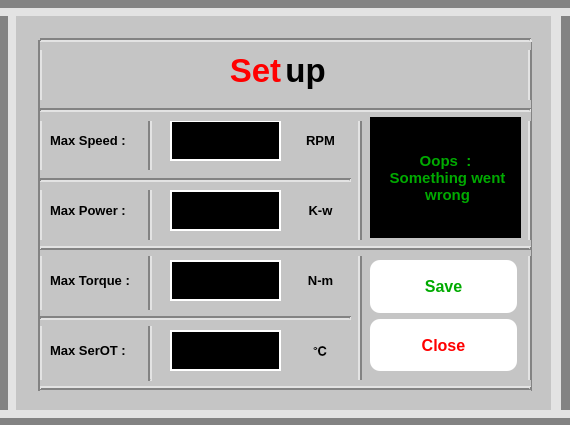
<?xml version="1.0" encoding="UTF-8"?>
<ui version="4.0">
 <class>Dialog</class>
 <widget class="QDialog" name="Dialog">
  <property name="geometry">
   <rect>
    <x>0</x>
    <y>0</y>
    <width>570</width>
    <height>425</height>
   </rect>
  </property>
  <property name="minimumSize">
   <size>
    <width>570</width>
    <height>425</height>
   </size>
  </property>
  <property name="maximumSize">
   <size>
    <width>570</width>
    <height>425</height>
   </size>
  </property>
  <property name="windowTitle">
   <string>Dialog</string>
  </property>
  <property name="styleSheet">
   <string notr="true">background-color: rgb(197, 197, 197);</string>
  </property>
  <widget class="Line" name="line_6">
   <property name="geometry">
    <rect>
     <x>0</x>
     <y>-10</y>
     <width>16</width>
     <height>441</height>
    </rect>
   </property>
   <property name="frameShadow">
    <enum>QFrame::Sunken</enum>
   </property>
   <property name="lineWidth">
    <number>10</number>
   </property>
   <property name="midLineWidth">
    <number>0</number>
   </property>
   <property name="orientation">
    <enum>Qt::Vertical</enum>
   </property>
  </widget>
  <widget class="Line" name="line_7">
   <property name="geometry">
    <rect>
     <x>551</x>
     <y>-10</y>
     <width>20</width>
     <height>441</height>
    </rect>
   </property>
   <property name="frameShadow">
    <enum>QFrame::Raised</enum>
   </property>
   <property name="lineWidth">
    <number>10</number>
   </property>
   <property name="midLineWidth">
    <number>0</number>
   </property>
   <property name="orientation">
    <enum>Qt::Vertical</enum>
   </property>
  </widget>
  <widget class="Line" name="line_8">
   <property name="geometry">
    <rect>
     <x>-30</x>
     <y>0</y>
     <width>631</width>
     <height>16</height>
    </rect>
   </property>
   <property name="frameShadow">
    <enum>QFrame::Sunken</enum>
   </property>
   <property name="lineWidth">
    <number>10</number>
   </property>
   <property name="midLineWidth">
    <number>0</number>
   </property>
   <property name="orientation">
    <enum>Qt::Horizontal</enum>
   </property>
  </widget>
  <widget class="Line" name="line_9">
   <property name="geometry">
    <rect>
     <x>-30</x>
     <y>410</y>
     <width>631</width>
     <height>16</height>
    </rect>
   </property>
   <property name="frameShadow">
    <enum>QFrame::Raised</enum>
   </property>
   <property name="lineWidth">
    <number>10</number>
   </property>
   <property name="midLineWidth">
    <number>0</number>
   </property>
   <property name="orientation">
    <enum>Qt::Horizontal</enum>
   </property>
  </widget>
  <widget class="QLabel" name="label_46">
   <property name="geometry">
    <rect>
     <x>50</x>
     <y>260</y>
     <width>91</width>
     <height>40</height>
    </rect>
   </property>
   <property name="maximumSize">
    <size>
     <width>16777215</width>
     <height>40</height>
    </size>
   </property>
   <property name="font">
    <font>
     <family>Arial</family>
     <pointsize>10</pointsize>
     <weight>75</weight>
     <bold>true</bold>
    </font>
   </property>
   <property name="styleSheet">
    <string notr="true">color: rgb(0, 0, 0);


</string>
   </property>
   <property name="text">
    <string>Max Torque :</string>
   </property>
   <property name="alignment">
    <set>Qt::AlignLeading|Qt::AlignLeft|Qt::AlignVCenter</set>
   </property>
  </widget>
  <widget class="Line" name="line_31">
   <property name="geometry">
    <rect>
     <x>30</x>
     <y>40</y>
     <width>20</width>
     <height>351</height>
    </rect>
   </property>
   <property name="frameShadow">
    <enum>QFrame::Sunken</enum>
   </property>
   <property name="lineWidth">
    <number>2</number>
   </property>
   <property name="orientation">
    <enum>Qt::Vertical</enum>
   </property>
  </widget>
  <widget class="QLineEdit" name="lineEdit_22">
   <property name="geometry">
    <rect>
     <x>170</x>
     <y>120</y>
     <width>111</width>
     <height>41</height>
    </rect>
   </property>
   <property name="font">
    <font>
     <family>Arial</family>
     <pointsize>18</pointsize>
     <weight>75</weight>
     <bold>true</bold>
    </font>
   </property>
   <property name="styleSheet">
    <string notr="true">background-color: rgb(0, 0, 0);
color: rgb(255, 255, 255);
border: 2px solid white;</string>
   </property>
   <property name="alignment">
    <set>Qt::AlignCenter</set>
   </property>
  </widget>
  <widget class="Line" name="line_32">
   <property name="geometry">
    <rect>
     <x>520</x>
     <y>40</y>
     <width>20</width>
     <height>351</height>
    </rect>
   </property>
   <property name="frameShadow">
    <enum>QFrame::Raised</enum>
   </property>
   <property name="lineWidth">
    <number>2</number>
   </property>
   <property name="orientation">
    <enum>Qt::Vertical</enum>
   </property>
  </widget>
  <widget class="QLineEdit" name="lineEdit_20">
   <property name="geometry">
    <rect>
     <x>170</x>
     <y>260</y>
     <width>111</width>
     <height>41</height>
    </rect>
   </property>
   <property name="font">
    <font>
     <family>Arial</family>
     <pointsize>18</pointsize>
     <weight>75</weight>
     <bold>true</bold>
    </font>
   </property>
   <property name="styleSheet">
    <string notr="true">background-color: rgb(0, 0, 0);
color: rgb(255, 255, 255);
border: 2px solid white;</string>
   </property>
   <property name="alignment">
    <set>Qt::AlignCenter</set>
   </property>
  </widget>
  <widget class="QLineEdit" name="lineEdit_21">
   <property name="geometry">
    <rect>
     <x>170</x>
     <y>190</y>
     <width>111</width>
     <height>41</height>
    </rect>
   </property>
   <property name="font">
    <font>
     <family>Arial</family>
     <pointsize>18</pointsize>
     <weight>75</weight>
     <bold>true</bold>
    </font>
   </property>
   <property name="styleSheet">
    <string notr="true">background-color: rgb(0, 0, 0);
color: rgb(255, 255, 255);
border: 2px solid white;</string>
   </property>
   <property name="alignment">
    <set>Qt::AlignCenter</set>
   </property>
  </widget>
  <widget class="QLabel" name="label_49">
   <property name="geometry">
    <rect>
     <x>280</x>
     <y>50</y>
     <width>51</width>
     <height>40</height>
    </rect>
   </property>
   <property name="maximumSize">
    <size>
     <width>16777215</width>
     <height>40</height>
    </size>
   </property>
   <property name="font">
    <font>
     <family>Arial</family>
     <pointsize>25</pointsize>
     <weight>75</weight>
     <bold>true</bold>
    </font>
   </property>
   <property name="styleSheet">
    <string notr="true">color: rgb(0, 0, 0);


</string>
   </property>
   <property name="text">
    <string>up</string>
   </property>
   <property name="alignment">
    <set>Qt::AlignCenter</set>
   </property>
  </widget>
  <widget class="QLabel" name="label_47">
   <property name="geometry">
    <rect>
     <x>50</x>
     <y>190</y>
     <width>91</width>
     <height>40</height>
    </rect>
   </property>
   <property name="maximumSize">
    <size>
     <width>16777215</width>
     <height>40</height>
    </size>
   </property>
   <property name="font">
    <font>
     <family>Arial</family>
     <pointsize>10</pointsize>
     <weight>75</weight>
     <bold>true</bold>
    </font>
   </property>
   <property name="styleSheet">
    <string notr="true">color: rgb(0, 0, 0);


</string>
   </property>
   <property name="text">
    <string>Max Power :</string>
   </property>
   <property name="alignment">
    <set>Qt::AlignLeading|Qt::AlignLeft|Qt::AlignVCenter</set>
   </property>
  </widget>
  <widget class="Line" name="line_38">
   <property name="geometry">
    <rect>
     <x>40</x>
     <y>380</y>
     <width>491</width>
     <height>16</height>
    </rect>
   </property>
   <property name="frameShadow">
    <enum>QFrame::Raised</enum>
   </property>
   <property name="lineWidth">
    <number>2</number>
   </property>
   <property name="orientation">
    <enum>Qt::Horizontal</enum>
   </property>
  </widget>
  <widget class="Line" name="line_29">
   <property name="geometry">
    <rect>
     <x>40</x>
     <y>100</y>
     <width>491</width>
     <height>21</height>
    </rect>
   </property>
   <property name="frameShadow">
    <enum>QFrame::Sunken</enum>
   </property>
   <property name="lineWidth">
    <number>2</number>
   </property>
   <property name="orientation">
    <enum>Qt::Horizontal</enum>
   </property>
  </widget>
  <widget class="Line" name="line_26">
   <property name="geometry">
    <rect>
     <x>40</x>
     <y>30</y>
     <width>491</width>
     <height>20</height>
    </rect>
   </property>
   <property name="lineWidth">
    <number>2</number>
   </property>
   <property name="orientation">
    <enum>Qt::Horizontal</enum>
   </property>
  </widget>
  <widget class="QLabel" name="label_48">
   <property name="geometry">
    <rect>
     <x>50</x>
     <y>120</y>
     <width>91</width>
     <height>40</height>
    </rect>
   </property>
   <property name="maximumSize">
    <size>
     <width>16777215</width>
     <height>40</height>
    </size>
   </property>
   <property name="font">
    <font>
     <family>Arial</family>
     <pointsize>10</pointsize>
     <weight>75</weight>
     <bold>true</bold>
    </font>
   </property>
   <property name="styleSheet">
    <string notr="true">color: rgb(0, 0, 0);


</string>
   </property>
   <property name="text">
    <string>Max Speed :</string>
   </property>
   <property name="alignment">
    <set>Qt::AlignLeading|Qt::AlignLeft|Qt::AlignVCenter</set>
   </property>
  </widget>
  <widget class="Line" name="line_63">
   <property name="geometry">
    <rect>
     <x>140</x>
     <y>110</y>
     <width>20</width>
     <height>271</height>
    </rect>
   </property>
   <property name="frameShadow">
    <enum>QFrame::Sunken</enum>
   </property>
   <property name="lineWidth">
    <number>2</number>
   </property>
   <property name="orientation">
    <enum>Qt::Vertical</enum>
   </property>
  </widget>
  <widget class="QLabel" name="label_34">
   <property name="geometry">
    <rect>
     <x>230</x>
     <y>50</y>
     <width>51</width>
     <height>40</height>
    </rect>
   </property>
   <property name="maximumSize">
    <size>
     <width>16777215</width>
     <height>40</height>
    </size>
   </property>
   <property name="font">
    <font>
     <family>Arial</family>
     <pointsize>25</pointsize>
     <weight>75</weight>
     <bold>true</bold>
    </font>
   </property>
   <property name="styleSheet">
    <string notr="true">
color: rgb(255, 0, 0);


</string>
   </property>
   <property name="text">
    <string>Set</string>
   </property>
   <property name="alignment">
    <set>Qt::AlignCenter</set>
   </property>
  </widget>
  <widget class="Line" name="line_33">
   <property name="geometry">
    <rect>
     <x>40</x>
     <y>310</y>
     <width>311</width>
     <height>16</height>
    </rect>
   </property>
   <property name="frameShadow">
    <enum>QFrame::Sunken</enum>
   </property>
   <property name="lineWidth">
    <number>2</number>
   </property>
   <property name="orientation">
    <enum>Qt::Horizontal</enum>
   </property>
  </widget>
  <widget class="Line" name="line_30">
   <property name="geometry">
    <rect>
     <x>40</x>
     <y>240</y>
     <width>491</width>
     <height>16</height>
    </rect>
   </property>
   <property name="frameShadow">
    <enum>QFrame::Raised</enum>
   </property>
   <property name="lineWidth">
    <number>2</number>
   </property>
   <property name="orientation">
    <enum>Qt::Horizontal</enum>
   </property>
  </widget>
  <widget class="Line" name="line_34">
   <property name="geometry">
    <rect>
     <x>40</x>
     <y>170</y>
     <width>311</width>
     <height>20</height>
    </rect>
   </property>
   <property name="frameShadow">
    <enum>QFrame::Sunken</enum>
   </property>
   <property name="lineWidth">
    <number>2</number>
   </property>
   <property name="orientation">
    <enum>Qt::Horizontal</enum>
   </property>
  </widget>
  <widget class="Line" name="line_35">
   <property name="geometry">
    <rect>
     <x>350</x>
     <y>110</y>
     <width>20</width>
     <height>281</height>
    </rect>
   </property>
   <property name="frameShadow">
    <enum>QFrame::Raised</enum>
   </property>
   <property name="lineWidth">
    <number>2</number>
   </property>
   <property name="orientation">
    <enum>Qt::Vertical</enum>
   </property>
  </widget>
  <widget class="QLabel" name="label_50">
   <property name="geometry">
    <rect>
     <x>50</x>
     <y>330</y>
     <width>81</width>
     <height>40</height>
    </rect>
   </property>
   <property name="maximumSize">
    <size>
     <width>16777215</width>
     <height>40</height>
    </size>
   </property>
   <property name="font">
    <font>
     <family>Arial</family>
     <pointsize>10</pointsize>
     <weight>75</weight>
     <bold>true</bold>
    </font>
   </property>
   <property name="styleSheet">
    <string notr="true">color: rgb(0, 0, 0);


</string>
   </property>
   <property name="text">
    <string>Max SerOT :</string>
   </property>
   <property name="alignment">
    <set>Qt::AlignLeading|Qt::AlignLeft|Qt::AlignVCenter</set>
   </property>
  </widget>
  <widget class="QLineEdit" name="lineEdit_23">
   <property name="geometry">
    <rect>
     <x>170</x>
     <y>330</y>
     <width>111</width>
     <height>41</height>
    </rect>
   </property>
   <property name="font">
    <font>
     <family>Arial</family>
     <pointsize>18</pointsize>
     <weight>75</weight>
     <bold>true</bold>
    </font>
   </property>
   <property name="styleSheet">
    <string notr="true">background-color: rgb(0, 0, 0);
color: rgb(255, 255, 255);
border: 2px solid white;</string>
   </property>
   <property name="alignment">
    <set>Qt::AlignCenter</set>
   </property>
  </widget>
  <widget class="QWidget" name="layoutWidget">
   <property name="geometry">
    <rect>
     <x>370</x>
     <y>260</y>
     <width>151</width>
     <height>111</height>
    </rect>
   </property>
   <layout class="QVBoxLayout" name="verticalLayout">
    <property name="rightMargin">
     <number>4</number>
    </property>
    <item>
     <widget class="QPushButton" name="pushButton_2">
      <property name="maximumSize">
       <size>
        <width>16777215</width>
        <height>60</height>
       </size>
      </property>
      <property name="font">
       <font>
        <family>Arial</family>
        <pointsize>12</pointsize>
        <weight>75</weight>
        <bold>true</bold>
       </font>
      </property>
      <property name="cursor">
       <cursorShape>PointingHandCursor</cursorShape>
      </property>
      <property name="styleSheet">
       <string notr="true">#pushButton_2{
color: rgb(0, 170, 0);
border-radius:10px;
background-color: rgb(255, 255, 255);
}
#pushButton_2:hover{
padding-left:5px;
border:1px solid black;
}
#pushButton_2:pressed{
padding-bottom:5px;
}</string>
      </property>
      <property name="text">
       <string>Save</string>
      </property>
     </widget>
    </item>
    <item>
     <widget class="QPushButton" name="pushButton_3">
      <property name="maximumSize">
       <size>
        <width>16777215</width>
        <height>60</height>
       </size>
      </property>
      <property name="font">
       <font>
        <family>Arial</family>
        <pointsize>12</pointsize>
        <weight>75</weight>
        <bold>true</bold>
       </font>
      </property>
      <property name="cursor">
       <cursorShape>PointingHandCursor</cursorShape>
      </property>
      <property name="styleSheet">
       <string notr="true">#pushButton_3{
color: rgb(255, 0, 0);
border-radius:10px;
background-color: rgb(255, 255, 255);
}
#pushButton_3:hover{
padding-left:5px;
border:1px solid black;
}
#pushButton_3:pressed{
padding-bottom:5px;
}</string>
      </property>
      <property name="text">
       <string>Close</string>
      </property>
     </widget>
    </item>
   </layout>
  </widget>
  <widget class="QLabel" name="label_51">
   <property name="geometry">
    <rect>
     <x>290</x>
     <y>190</y>
     <width>61</width>
     <height>40</height>
    </rect>
   </property>
   <property name="maximumSize">
    <size>
     <width>16777215</width>
     <height>40</height>
    </size>
   </property>
   <property name="font">
    <font>
     <family>Arial</family>
     <pointsize>10</pointsize>
     <weight>75</weight>
     <bold>true</bold>
    </font>
   </property>
   <property name="styleSheet">
    <string notr="true">color: rgb(0, 0, 0);


</string>
   </property>
   <property name="text">
    <string>K-w</string>
   </property>
   <property name="alignment">
    <set>Qt::AlignCenter</set>
   </property>
  </widget>
  <widget class="QLabel" name="label_52">
   <property name="geometry">
    <rect>
     <x>290</x>
     <y>330</y>
     <width>61</width>
     <height>40</height>
    </rect>
   </property>
   <property name="maximumSize">
    <size>
     <width>16777215</width>
     <height>40</height>
    </size>
   </property>
   <property name="font">
    <font>
     <family>Arial</family>
     <pointsize>10</pointsize>
     <weight>75</weight>
     <bold>true</bold>
    </font>
   </property>
   <property name="styleSheet">
    <string notr="true">color: rgb(0, 0, 0);


</string>
   </property>
   <property name="text">
    <string>℃</string>
   </property>
   <property name="alignment">
    <set>Qt::AlignCenter</set>
   </property>
  </widget>
  <widget class="QLabel" name="label_53">
   <property name="geometry">
    <rect>
     <x>290</x>
     <y>260</y>
     <width>61</width>
     <height>40</height>
    </rect>
   </property>
   <property name="maximumSize">
    <size>
     <width>16777215</width>
     <height>40</height>
    </size>
   </property>
   <property name="font">
    <font>
     <family>Arial</family>
     <pointsize>10</pointsize>
     <weight>75</weight>
     <bold>true</bold>
    </font>
   </property>
   <property name="styleSheet">
    <string notr="true">color: rgb(0, 0, 0);


</string>
   </property>
   <property name="text">
    <string>N-m</string>
   </property>
   <property name="alignment">
    <set>Qt::AlignCenter</set>
   </property>
  </widget>
  <widget class="QLabel" name="label_54">
   <property name="geometry">
    <rect>
     <x>290</x>
     <y>120</y>
     <width>61</width>
     <height>40</height>
    </rect>
   </property>
   <property name="maximumSize">
    <size>
     <width>16777215</width>
     <height>40</height>
    </size>
   </property>
   <property name="font">
    <font>
     <family>Arial</family>
     <pointsize>10</pointsize>
     <weight>75</weight>
     <bold>true</bold>
    </font>
   </property>
   <property name="styleSheet">
    <string notr="true">color: rgb(0, 0, 0);


</string>
   </property>
   <property name="text">
    <string>RPM</string>
   </property>
   <property name="alignment">
    <set>Qt::AlignCenter</set>
   </property>
  </widget>
  <widget class="QLabel" name="label_19">
   <property name="geometry">
    <rect>
     <x>370</x>
     <y>117</y>
     <width>151</width>
     <height>121</height>
    </rect>
   </property>
   <property name="font">
    <font>
     <family>Arial</family>
     <pointsize>11</pointsize>
     <weight>75</weight>
     <italic>false</italic>
     <bold>true</bold>
    </font>
   </property>
   <property name="cursor">
    <cursorShape>WhatsThisCursor</cursorShape>
   </property>
   <property name="styleSheet">
    <string notr="true"> border:None; border-radius: 0px; 
background-color: rgb(0, 0, 0);
color: rgb(0, 170, 0);
</string>
   </property>
   <property name="text">
    <string>Oops  : 
 Something went
 wrong</string>
   </property>
   <property name="alignment">
    <set>Qt::AlignCenter</set>
   </property>
  </widget>
  <zorder>layoutWidget</zorder>
  <zorder>line_35</zorder>
  <zorder>line_6</zorder>
  <zorder>line_7</zorder>
  <zorder>line_8</zorder>
  <zorder>line_9</zorder>
  <zorder>label_46</zorder>
  <zorder>line_31</zorder>
  <zorder>lineEdit_22</zorder>
  <zorder>line_32</zorder>
  <zorder>lineEdit_20</zorder>
  <zorder>lineEdit_21</zorder>
  <zorder>label_49</zorder>
  <zorder>label_47</zorder>
  <zorder>line_38</zorder>
  <zorder>line_26</zorder>
  <zorder>label_48</zorder>
  <zorder>line_63</zorder>
  <zorder>label_34</zorder>
  <zorder>line_33</zorder>
  <zorder>line_30</zorder>
  <zorder>line_34</zorder>
  <zorder>label_50</zorder>
  <zorder>lineEdit_23</zorder>
  <zorder>line_29</zorder>
  <zorder>label_51</zorder>
  <zorder>label_52</zorder>
  <zorder>label_53</zorder>
  <zorder>label_54</zorder>
  <zorder>label_19</zorder>
 </widget>
 <resources/>
 <connections>
  <connection>
   <sender>pushButton_3</sender>
   <signal>clicked()</signal>
   <receiver>Dialog</receiver>
   <slot>close()</slot>
   <hints>
    <hint type="sourcelabel">
     <x>455</x>
     <y>318</y>
    </hint>
    <hint type="destinationlabel">
     <x>462</x>
     <y>440</y>
    </hint>
   </hints>
  </connection>
 </connections>
</ui>
